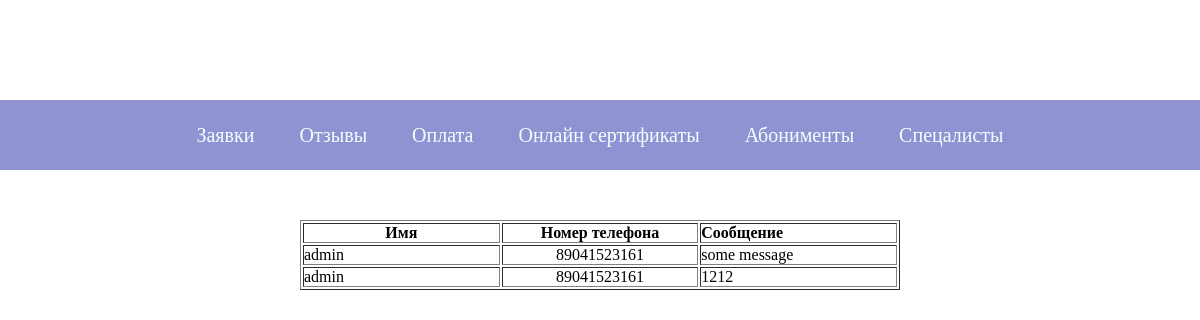
The app's page /admin_page/admin_control_page/ (signed in) with its own data.
### amma/models.py (models this page shows, shortened)
class Application(models.Model):
    id_application = models.AutoField(auto_created=True, primary_key=True)
    client_name = models.CharField(max_length=50)
    client_phone_number = models.CharField(max_length=20)
    client_message = models.TextField()
    status = models.CharField(default='Новая заявка', max_length=11)

### admin_page/views.py (the view)
# urls.py: path('admin_control_page/', views.admin_control_page, name='admin_control_page'),
def admin_control_page(request):
    if not request.user.is_authenticated:
        return redirect('login_admin_page')
    applications_list = Application.objects.all()
    context = {
        'applications_list': applications_list.order_by('-id_application'),
    }
    return render(request, 'admin_page/admin_control_page.html', context)

### templates/admin_page/admin_control_page.html (shortened to what this page needs)
{% load static %}
<!DOCTYPE html>
<html>
<head>
    <link rel="stylesheet" href="{% static "admin/index.css" %}">
</head>
<body>
    <header>
        <div class="header">
            <ul>
                <li>
                    <a href="{% url "admin_control_page" %}">
                        Заявки
                    </a>
                </li>
                <li>
                    <a href="{% url "admin_reviews_page" %}">
                        Отзывы
                    </a>
                </li>
                <li>
                    <a href="{% url "admin_payment_page" %}">
                        Оплата
                    </a>
                </li>
                <li>
                    <a href="{% url "admin_certificates_page" %}">
                        Онлайн сертификаты
                    </a>
                </li>
                <li>
                    <a href="{% url "admin_aboniment_page" %}">
                        Абонименты
                    </a>
                </li>
                <li>
                    <a href="{% url "workers" %}">
                        Спецалисты
                    </a>
                </li>
            </ul>
        </div>
    </header>
    <div class="table">
        <div class="table_in_box">
            <table border="1">
                <tr>
                    <th class="name">Имя</th>
                    <th class="phone_number">Номер телефона</th>
                    <th class="message">Сообщение</th>
                </tr>
                {% for application in applications_list%}
                    <tr>
                        <td>{{ application.client_name }}</td>
                        <td>{{ application.client_phone_number }}</td>
                        <td>{{ application.client_message }}</td>
                    </tr>
                {% endfor %}
            </table>
        </div>
    </div>
</body>
</html>

### static/admin_static/index.css (style rules this page uses)
* { padding: 0; margin: 0; }
header { width: 100%; height: 70px; margin-top: 100px; background-color: #9092D2; }
.header { width: 100%; height: 100%; display: flex; justify-content: center; align-items: center; }
li { display: inline; margin-left: 20px; margin-right: 20px; font-size: 20px; }
a { text-decoration: none; color: azure; }
table { table-layout:fixed; width: 100%; word-break: break-all; }
table td { overflow:hidden; }
table td:nth-of-type(1) { width:20%; }
table td:nth-of-type(2) { width:20%; text-align: center; }
table td:nth-of-type(3) { width:60%; }
.table_in_box { width: 50%; display: flex; justify-content: center; }
.table { width: 100%; height: auto; display: flex; justify-content: center; margin-top: 50px; }
td { width: 33%; height: auto; }
.message { display: flex; flex-wrap: wrap; }

### records on screen
Application: client_name "admin", client_phone_number "89041523161", client_message "some message"
Application: client_name "admin", client_phone_number "89041523161", client_message "1212"
